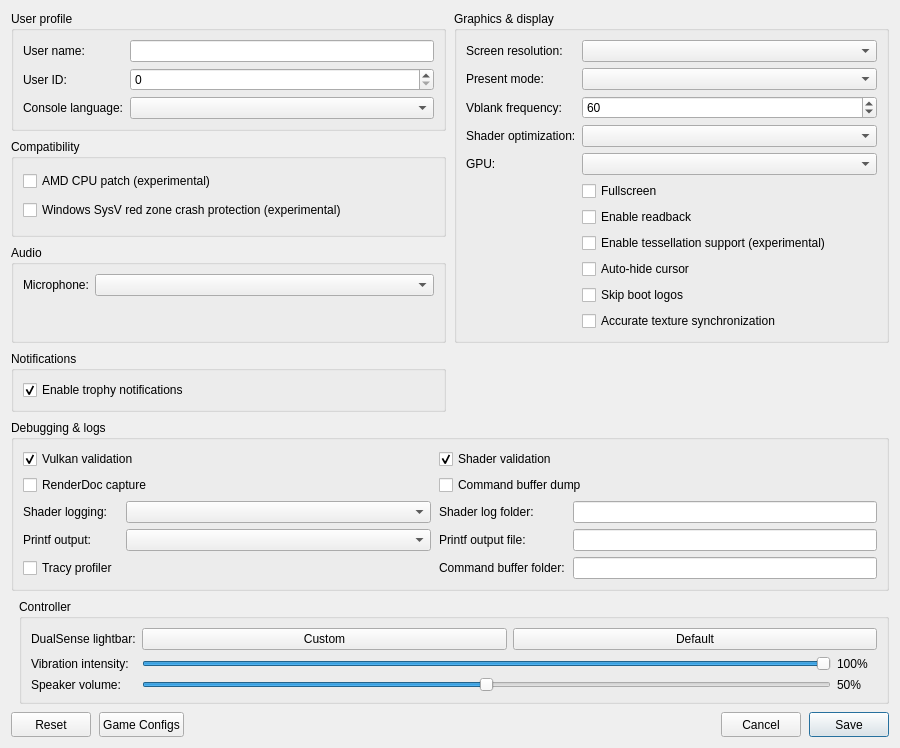
<?xml version="1.0" encoding="UTF-8"?>
<ui version="4.0">
 <class>ConfigurationEditDialog</class>
 <widget class="QDialog" name="ConfigurationEditDialog">
  <property name="geometry">
   <rect>
    <x>0</x>
    <y>0</y>
    <width>900</width>
    <height>620</height>
   </rect>
  </property>
  <property name="windowTitle">
   <string>Settings</string>
  </property>
  <property name="locale">
   <locale language="English" country="UnitedStates"/>
  </property>
  <layout class="QGridLayout" name="gridLayout">
   <property name="horizontalSpacing">
    <number>8</number>
   </property>
   <property name="verticalSpacing">
    <number>8</number>
   </property>
   <item row="0" column="0" colspan="2">
    <layout class="QGridLayout" name="sectionsLayout" columnstretch="1,1">
     <property name="horizontalSpacing">
      <number>8</number>
     </property>
     <property name="verticalSpacing">
      <number>8</number>
     </property>
     <item row="0" column="0">
      <widget class="QGroupBox" name="user_profile_group">
       <property name="title">
        <string>User profile</string>
       </property>
       <layout class="QFormLayout" name="userProfileLayout">
        <property name="fieldGrowthPolicy">
         <enum>QFormLayout::AllNonFixedFieldsGrow</enum>
        </property>
        <item row="0" column="0">
         <widget class="QLabel" name="label_user_name">
          <property name="text"><string>User name:</string></property>
         </widget>
        </item>
        <item row="0" column="1">
         <widget class="MandatoryLineEdit" name="lineEdit_user_name">
          <property name="toolTip"><string>Name that games show for the signed-in user (1-16 characters).</string></property>
          <property name="clearButtonEnabled"><bool>true</bool></property>
         </widget>
        </item>
        <item row="1" column="0">
         <widget class="QLabel" name="label_user_id">
          <property name="text"><string>User ID:</string></property>
         </widget>
        </item>
        <item row="1" column="1">
         <widget class="QSpinBox" name="spinBox_user_id">
          <property name="toolTip"><string>ID of the signed-in user. Trophies and some saves are stored per ID, so changing it hides earlier ones. Leave at 1000.</string></property>
          <property name="maximum"><number>2147483647</number></property>
         </widget>
        </item>
        <item row="2" column="0">
         <widget class="QLabel" name="label_console_language">
          <property name="text"><string>Console language:</string></property>
         </widget>
        </item>
        <item row="2" column="1">
         <widget class="QComboBox" name="comboBox_console_language">
          <property name="toolTip"><string>System language reported to games and used for trophy text. A game only switches if it includes that language.</string></property>
         </widget>
        </item>
       </layout>
      </widget>
     </item>
     <item row="2" column="0">
      <widget class="QGroupBox" name="audio_group">
       <property name="title"><string>Audio</string></property>
       <layout class="QFormLayout" name="audioLayout">
        <property name="fieldGrowthPolicy">
         <enum>QFormLayout::AllNonFixedFieldsGrow</enum>
        </property>
        <item row="0" column="0">
         <widget class="QLabel" name="label_audio_input_device">
          <property name="text"><string>Microphone:</string></property>
         </widget>
        </item>
        <item row="0" column="1">
         <widget class="QComboBox" name="comboBox_audio_input_device"/>
        </item>
       </layout>
      </widget>
     </item>
     <item row="0" column="1" rowspan="3">
      <widget class="QGroupBox" name="graphics_group">
       <property name="title">
        <string>Graphics &amp;&amp; display</string>
       </property>
       <layout class="QFormLayout" name="graphicsLayout">
        <property name="fieldGrowthPolicy">
         <enum>QFormLayout::AllNonFixedFieldsGrow</enum>
        </property>
        <item row="0" column="0">
         <widget class="QLabel" name="label_screen_resolution">
          <property name="text"><string>Screen resolution:</string></property>
         </widget>
        </item>
        <item row="0" column="1">
         <widget class="QComboBox" name="comboBox_screen_resolution">
          <property name="toolTip"><string>Size of the game window. It does not change the resolution the game renders at; 3840x2160 also tells games that 4K output is available.</string></property>
         </widget>
        </item>
        <item row="1" column="0">
         <widget class="QLabel" name="label_present_mode">
          <property name="text"><string>Present mode:</string></property>
         </widget>
        </item>
        <item row="1" column="1">
         <widget class="QComboBox" name="comboBox_present_mode">
          <property name="toolTip"><string>How frames reach the screen. Mailbox: no tearing, low latency (recommended). Fifo: classic V-Sync. Immediate: lowest latency but may tear.</string></property>
         </widget>
        </item>
        <item row="2" column="0">
         <widget class="QLabel" name="label_vblank_frequency">
          <property name="text"><string>Vblank frequency:</string></property>
         </widget>
        </item>
        <item row="2" column="1">
         <widget class="QSpinBox" name="spinBox_vblank_frequency">
          <property name="toolTip"><string>Refresh rate of the emulated display. Keep 60. 120 or more also unlocks 120 Hz modes in games that have them.</string></property>
          <property name="minimum"><number>30</number></property>
          <property name="maximum"><number>360</number></property>
          <property name="value"><number>60</number></property>
         </widget>
        </item>
        <item row="3" column="0">
         <widget class="QLabel" name="label_shader_optimization">
          <property name="text"><string>Shader optimization:</string></property>
         </widget>
        </item>
        <item row="3" column="1">
         <widget class="QComboBox" name="comboBox_shader_optimization_type">
          <property name="toolTip"><string>Currently not used by the emulator.</string></property>
         </widget>
        </item>
        <item row="4" column="0">
         <widget class="QLabel" name="label_gpu">
          <property name="text"><string>GPU:</string></property>
         </widget>
        </item>
        <item row="4" column="1">
         <widget class="QComboBox" name="comboBox_gpu">
          <property name="toolTip"><string>Graphics card used by the emulator. Auto prefers a dedicated GPU.</string></property>
         </widget>
        </item>
        <item row="5" column="1">
         <widget class="QCheckBox" name="checkBox_fullscreen">
          <property name="toolTip"><string>Start in borderless fullscreen. F11 or Alt+Enter toggles it in game.</string></property>
          <property name="text"><string>Fullscreen</string></property>
         </widget>
        </item>
        <item row="6" column="1">
         <widget class="QCheckBox" name="checkBox_readback">
          <property name="toolTip"><string>Copy images rendered by the GPU back to game memory. Can fix missing or wrong content in some games; costs performance.</string></property>
          <property name="text"><string>Enable readback</string></property>
         </widget>
        </item>
        <item row="7" column="1">
         <widget class="QCheckBox" name="checkBox_tessellation">
          <property name="toolTip"><string>Draw tessellated geometry (terrain, detailed models). When off, such draws are skipped. Experimental: may crash.</string></property>
          <property name="text"><string>Enable tessellation support (experimental)</string></property>
         </widget>
        </item>
        <item row="8" column="1">
         <widget class="QCheckBox" name="checkBox_hide_cursor">
          <property name="toolTip"><string>Hide the mouse cursor after 2 seconds without movement.</string></property>
          <property name="text"><string>Auto-hide cursor</string></property>
         </widget>
        </item>
        <item row="9" column="1">
         <widget class="QCheckBox" name="checkBox_skip_notice_screen">
          <property name="toolTip"><string>Ask games to skip startup logos and notices. Only some games honor it.</string></property>
          <property name="text"><string>Skip boot logos</string></property>
         </widget>
        </item>
        <item row="10" column="1">
         <widget class="QCheckBox" name="checkBox_sync_raw_image_buffers">
          <property name="toolTip"><string>Synchronize textures that are also read as raw memory. Can fix missing textures or wrong transparency; may reduce performance.</string></property>
          <property name="text"><string>Accurate texture synchronization</string></property>
         </widget>
        </item>
       </layout>
      </widget>
     </item>
     <item row="3" column="0">
      <widget class="QGroupBox" name="notifications_group">
       <property name="title"><string>Notifications</string></property>
       <layout class="QVBoxLayout" name="notificationsLayout">
        <item>
         <widget class="QCheckBox" name="checkBox_trophy_notifications">
          <property name="toolTip"><string>Show a popup and play a sound when a trophy unlocks. Trophies are recorded either way.</string></property>
          <property name="text"><string>Enable trophy notifications</string></property>
          <property name="checked"><bool>true</bool></property>
         </widget>
        </item>
       </layout>
      </widget>
     </item>
     <item row="4" column="0" colspan="2">
      <widget class="QGroupBox" name="debug_group">
       <property name="title">
        <string>Debugging &amp;&amp; logs</string>
       </property>
       <layout class="QGridLayout" name="debugLayout" columnstretch="0,1,0,1">
        <property name="horizontalSpacing"><number>8</number></property>
        <property name="verticalSpacing"><number>6</number></property>
        <item row="0" column="0" colspan="2">
         <widget class="QCheckBox" name="checkBox_vulkan_validation">
          <property name="toolTip"><string>Developers: check every Vulkan call (needs the Vulkan SDK). Very slow.</string></property>
          <property name="text"><string>Vulkan validation</string></property>
          <property name="checked"><bool>true</bool></property>
         </widget>
        </item>
        <item row="0" column="2" colspan="2">
         <widget class="QCheckBox" name="checkBox_shader_validation">
          <property name="toolTip"><string>Developers: validate every recompiled shader. The emulator stops if one fails, so leave it off to play.</string></property>
          <property name="text"><string>Shader validation</string></property>
          <property name="checked"><bool>true</bool></property>
         </widget>
        </item>
        <item row="1" column="0" colspan="2">
         <widget class="QCheckBox" name="checkBox_renderdoc_capture">
          <property name="toolTip"><string>Developers: load RenderDoc (must be installed); press F1 in game to capture a frame.</string></property>
          <property name="text"><string>RenderDoc capture</string></property>
         </widget>
        </item>
        <item row="1" column="2" colspan="2">
         <widget class="QCheckBox" name="checkBox_cmd_dump">
          <property name="toolTip"><string>Developers: write every GPU command buffer to text files. Slow and fills the disk quickly.</string></property>
          <property name="text"><string>Command buffer dump</string></property>
         </widget>
        </item>
        <item row="2" column="0">
         <widget class="QLabel" name="label_shader_log_direction">
          <property name="text"><string>Shader logging:</string></property>
         </widget>
        </item>
        <item row="2" column="1">
         <widget class="QComboBox" name="comboBox_shader_log_direction">
          <property name="toolTip"><string>Developers: log recompiled shaders. Output goes to the Printf log, so Printf output must not be Silent. Slows shader compilation.</string></property>
         </widget>
        </item>
        <item row="2" column="2">
         <widget class="QLabel" name="label_shader_log_folder">
          <property name="text"><string>Shader log folder:</string></property>
         </widget>
        </item>
        <item row="2" column="3">
         <widget class="MandatoryLineEdit" name="lineEdit_shader_log_folder">
          <property name="toolTip"><string>Folder for shader binary dumps. Only used with the emulator's --graphics-debug-dump option.</string></property>
          <property name="clearButtonEnabled"><bool>true</bool></property>
         </widget>
        </item>
        <item row="3" column="0">
         <widget class="QLabel" name="label_printf_direction">
          <property name="text"><string>Printf output:</string></property>
         </widget>
        </item>
        <item row="3" column="1">
         <widget class="QComboBox" name="comboBox_printf_direction">
          <property name="toolTip"><string>Where the emulator log goes: nowhere (fastest), a console window, or a file. Use File when reporting a bug.</string></property>
         </widget>
        </item>
        <item row="3" column="2">
         <widget class="QLabel" name="label_printf_file">
          <property name="text"><string>Printf output file:</string></property>
         </widget>
        </item>
        <item row="3" column="3">
         <widget class="MandatoryLineEdit" name="lineEdit_printf_file">
          <property name="toolTip"><string>Log file name, relative to the emulator folder.</string></property>
          <property name="clearButtonEnabled"><bool>true</bool></property>
         </widget>
        </item>
        <item row="4" column="0">
         <widget class="QCheckBox" name="checkBox_profiler">
          <property name="toolTip"><string>Developers: start the Tracy profiler (connect to 127.0.0.1). Slows the emulator.</string></property>
          <property name="text"><string>Tracy profiler</string></property>
         </widget>
        </item>
        <item row="4" column="2">
         <widget class="QLabel" name="label_cmd_dump_folder">
          <property name="text"><string>Command buffer folder:</string></property>
         </widget>
        </item>
        <item row="4" column="3">
         <widget class="MandatoryLineEdit" name="lineEdit_cmd_dump_folder">
          <property name="toolTip"><string>Folder for command buffer dumps, relative to the emulator folder.</string></property>
          <property name="clearButtonEnabled"><bool>true</bool></property>
         </widget>
        </item>
       </layout>
      </widget>
     </item>
     <item row="1" column="0">
      <widget class="QGroupBox" name="compatibility_group">
       <property name="title">
        <string>Compatibility</string>
       </property>
       <layout class="QVBoxLayout" name="compatibilityLayout">
        <item>
         <widget class="QCheckBox" name="checkBox_amd_cpu">
          <property name="toolTip"><string>Rewrite AMD-only CPU instructions the host processor lacks. Turn on if a game crashes with an illegal instruction, mainly on Intel CPUs.</string></property>
          <property name="text"><string>AMD CPU patch (experimental)</string></property>
         </widget>
        </item>
        <item>
         <widget class="QCheckBox" name="checkBox_red_zone_protection">
          <property name="toolTip"><string>Protect stack data that Windows exception handling can overwrite. Turn on only for games that crash randomly on Windows; loads slower.</string></property>
          <property name="text"><string>Windows SysV red zone crash protection (experimental)</string></property>
         </widget>
        </item>
       </layout>
      </widget>
     </item>
    </layout>
   </item>
   <item row="1" column="1">
    <widget class="QGroupBox" name="controller_group">
     <property name="title"><string>Controller</string></property>
     <layout class="QFormLayout" name="controllerLayout">
      <property name="fieldGrowthPolicy"><enum>QFormLayout::AllNonFixedFieldsGrow</enum></property>
      <item row="0" column="0">
       <widget class="QLabel" name="label_controller_color">
        <property name="text"><string>DualSense lightbar:</string></property>
       </widget>
      </item>
      <item row="0" column="1">
       <layout class="QHBoxLayout" name="controllerColorLayout">
        <item>
         <widget class="QPushButton" name="button_controller_color">
          <property name="toolTip"><string>Pick a fixed lightbar color. It overrides the color the game sets; Bluetooth controllers can take a few seconds to update.</string></property>
          <property name="text"><string>Custom</string></property>
         </widget>
        </item>
        <item>
         <widget class="QPushButton" name="button_controller_color_reset">
          <property name="toolTip"><string>Let the game control the lightbar color.</string></property>
          <property name="text"><string>Default</string></property>
         </widget>
        </item>
       </layout>
      </item>
      <item row="1" column="0">
       <widget class="QLabel" name="label_controller_vibration">
        <property name="text"><string>Vibration intensity:</string></property>
       </widget>
      </item>
      <item row="1" column="1">
       <layout class="QHBoxLayout" name="controllerVibrationLayout">
        <item>
         <widget class="QSlider" name="slider_controller_vibration">
          <property name="toolTip"><string>Strength of DualSense vibration over USB and Bluetooth. 0% turns it off.</string></property>
          <property name="maximum"><number>100</number></property>
          <property name="value"><number>100</number></property>
          <property name="orientation"><enum>Qt::Horizontal</enum></property>
         </widget>
        </item>
        <item>
         <widget class="QLabel" name="label_controller_vibration_value">
          <property name="minimumSize"><size><width>40</width><height>0</height></size></property>
          <property name="text"><string>100%</string></property>
         </widget>
        </item>
       </layout>
      </item>
      <item row="2" column="0">
       <widget class="QLabel" name="label_controller_volume">
        <property name="text"><string>Speaker volume:</string></property>
       </widget>
      </item>
      <item row="2" column="1">
       <layout class="QHBoxLayout" name="controllerVolumeLayout">
        <item>
         <widget class="QSlider" name="slider_controller_volume">
          <property name="toolTip"><string>DualSense speaker volume. 50% is the normal level; 100% adds about 6 dB.</string></property>
          <property name="maximum"><number>100</number></property>
          <property name="value"><number>50</number></property>
          <property name="orientation"><enum>Qt::Horizontal</enum></property>
         </widget>
        </item>
        <item>
         <widget class="QLabel" name="label_controller_volume_value">
          <property name="minimumSize"><size><width>40</width><height>0</height></size></property>
          <property name="text"><string>50%</string></property>
         </widget>
        </item>
       </layout>
      </item>
     </layout>
    </widget>
   </item>
   <item row="2" column="0" colspan="2">
    <layout class="QHBoxLayout" name="buttonLayout">
     <item>
     <widget class="QPushButton" name="clear_button">
       <property name="minimumSize"><size><width>80</width><height>25</height></size></property>
       <property name="text"><string>Reset</string></property>
       <property name="toolTip"><string>Put every setting on this page back to its default. In global settings this also empties the game folder list.</string></property>
      </widget>
     </item>
     <item>
      <widget class="QPushButton" name="settings_button">
       <property name="minimumSize"><size><width>80</width><height>25</height></size></property>
       <property name="text"><string>Game Configs</string></property>
       <property name="toolTip"><string>Import or export game configs</string></property>
      </widget>
     </item>
     <item>
      <spacer name="buttonSpacer">
       <property name="orientation"><enum>Qt::Horizontal</enum></property>
       <property name="sizeHint" stdset="0"><size><width>40</width><height>20</height></size></property>
      </spacer>
     </item>
     <item>
      <widget class="QPushButton" name="cancel_button">
       <property name="minimumSize"><size><width>80</width><height>25</height></size></property>
       <property name="text"><string>Cancel</string></property>
      </widget>
     </item>
     <item>
      <widget class="QPushButton" name="ok_button">
       <property name="minimumSize"><size><width>80</width><height>25</height></size></property>
       <property name="text"><string>Save</string></property>
       <property name="default"><bool>true</bool></property>
      </widget>
     </item>
    </layout>
   </item>
  </layout>
 </widget>
 <customwidgets>
  <customwidget>
   <class>MandatoryLineEdit</class>
   <extends>QLineEdit</extends>
   <header>mandatoryLineEdit.h</header>
  </customwidget>
 </customwidgets>
 <resources/>
</ui>
